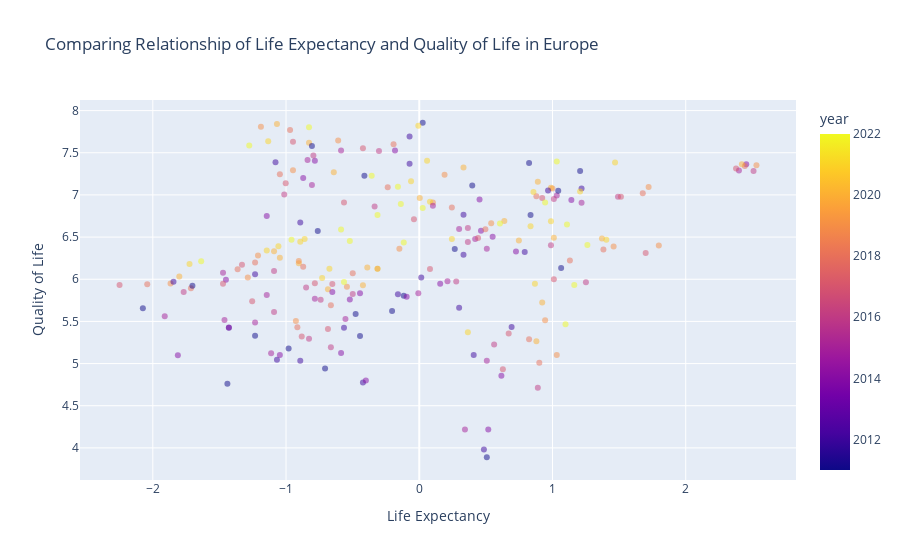

Notebook code cell kept with this figure:
### Markdown cell above
# Plotting
Here, I want to plot quality of life against all other factors to see if there is any direct relationship between them that is immediately visible.

### Code cell
fig = px.scatter(
    combined,
    x='healthcare',
    y='qol',
    color='year',
    opacity=0.5,
    labels={'healthcare': 'Life Expectancy', 'qol': 'Quality of Life'},
    title='Comparing Relationship of Life Expectancy and Quality of Life in Europe',
    hover_data=['country', 'year']
)

fig.show()

### Figure 1 — Plotly figure (JSON) as saved in the notebook; plotly's stock layout.template omitted (floating-point values rounded to 4 significant figures; data arrays with more than 128 entries replaced by an {"elided": "..."} marker saying what was removed)
{"data": [{"customdata": {"elided": "239x2 mixed values"}, "hovertemplate": "Life Expectancy=%{x}<br>Quality of Life=%{y}<br>country=%{customdata[0]}<br>year=%{marker.color}<extra></extra>", "legendgroup": "", "marker": {"color": {"elided": "239 int values"}, "coloraxis": "coloraxis", "opacity": 0.5, "symbol": "circle"}, "mode": "markers", "name": "", "orientation": "v", "showlegend": false, "type": "scatter", "x": {"elided": "239 float values"}, "xaxis": "x", "y": {"elided": "239 float values"}, "yaxis": "y"}], "layout": {"coloraxis": {"colorbar": {"title": {"text": "year"}}, "colorscale": [[0, "#0d0887"], [0.1111, "#46039f"], [0.2222, "#7201a8"], [0.3333, "#9c179e"], [0.4444, "#bd3786"], [0.5556, "#d8576b"], [0.6667, "#ed7953"], [0.7778, "#fb9f3a"], [0.8889, "#fdca26"], [1, "#f0f921"]]}, "legend": {"tracegroupgap": 0}, "title": {"text": "Comparing Relationship of Life Expectancy and Quality of Life in Europe"}, "xaxis": {"anchor": "y", "domain": [0, 1], "title": {"text": "Life Expectancy"}}, "yaxis": {"anchor": "x", "domain": [0, 1], "title": {"text": "Quality of Life"}}}}
